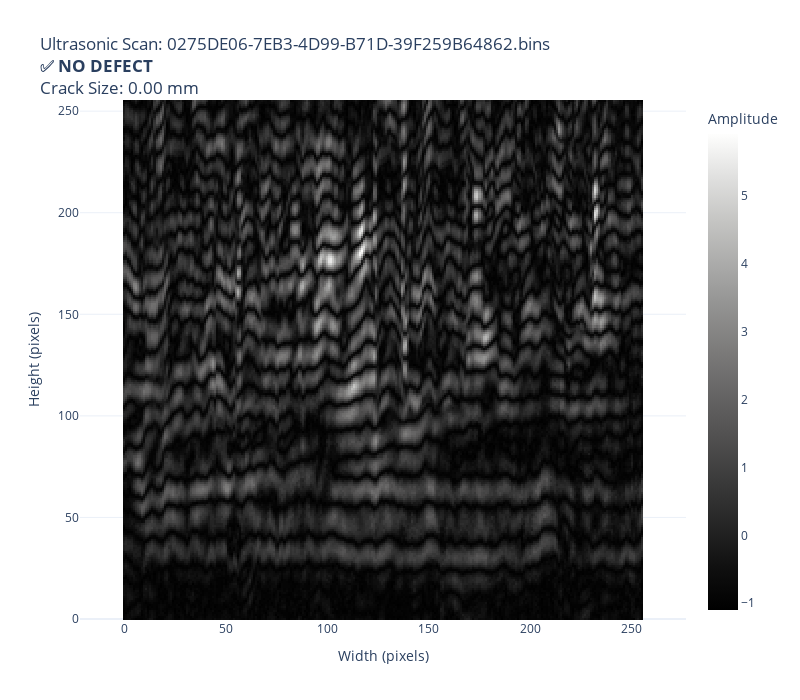

The cell this chart's notebook holds for it:
### Code cell
# Select a file to visualize (change index to see different files)
file_index = 0  # Change this to view different files (0 to len(bins_files)-1)
selected_file = bins_files[file_index]

images, labels, metadata = load_ultrasonic_scan(selected_file)

# Visualize the first image
image_index = 70  # Change to view different images from the file

img_2d = images[image_index][:, :, 0]
label = labels[image_index]

has_crack = label[0] > 0.5
crack_size = label[1]

fig = go.Figure()

fig.add_trace(
    go.Heatmap(
        z=img_2d,
        colorscale='Gray',
        showscale=True,
        colorbar=dict(title="Amplitude"),
        hovertemplate='X: %{x}<br>Y: %{y}<br>Amplitude: %{z:.3f}<extra></extra>'
    )
)

title_text = f"Ultrasonic Scan: {selected_file}<br>"
title_text += f"<b>{'🔴 DEFECT DETECTED' if has_crack else '✅ NO DEFECT'}</b><br>"
title_text += f"Crack Size: {crack_size:.2f} mm"

fig.update_layout(
    title=title_text,
    xaxis_title="Width (pixels)",
    yaxis_title="Height (pixels)",
    width=800,
    height=700,
    template='plotly_white'
)

fig.update_yaxes(scaleanchor="x", scaleratio=1)

fig.show()

print(f"\nImage {image_index + 1} of {len(images)}")
print(f"Status: {'DEFECT' if has_crack else 'CLEAN'}")
print(f"Crack Size: {crack_size:.2f} mm")

### Figure 1 — Plotly figure (JSON) as saved in the notebook; plotly's stock layout.template omitted (floating-point values rounded to 4 significant figures; data arrays with more than 128 entries replaced by an {"elided": "..."} marker saying what was removed)
{"data": [{"colorbar": {"title": {"text": "Amplitude"}}, "colorscale": [[0.0, "rgb(0, 0, 0)"], [0.09091, "rgb(16, 16, 16)"], [0.1818, "rgb(38, 38, 38)"], [0.2727, "rgb(59, 59, 59)"], [0.3636, "rgb(81, 80, 80)"], [0.4545, "rgb(102, 101, 101)"], [0.5455, "rgb(124, 123, 122)"], [0.6364, "rgb(146, 146, 145)"], [0.7273, "rgb(171, 171, 170)"], [0.8182, "rgb(197, 197, 195)"], [0.9091, "rgb(224, 224, 223)"], [1.0, "rgb(254, 254, 253)"]], "hovertemplate": "X: %{x}<br>Y: %{y}<br>Amplitude: %{z:.3f}<extra></extra>", "showscale": true, "z": {"elided": "256x256 float values"}, "type": "heatmap"}], "layout": {"title": {"text": "Ultrasonic Scan: 0275DE06-7EB3-4D99-B71D-39F259B64862.bins<br><b>✅ NO DEFECT</b><br>Crack Size: 0.00 mm"}, "xaxis": {"title": {"text": "Width (pixels)"}}, "yaxis": {"title": {"text": "Height (pixels)"}, "scaleanchor": "x", "scaleratio": 1}, "width": 800, "height": 700}}
